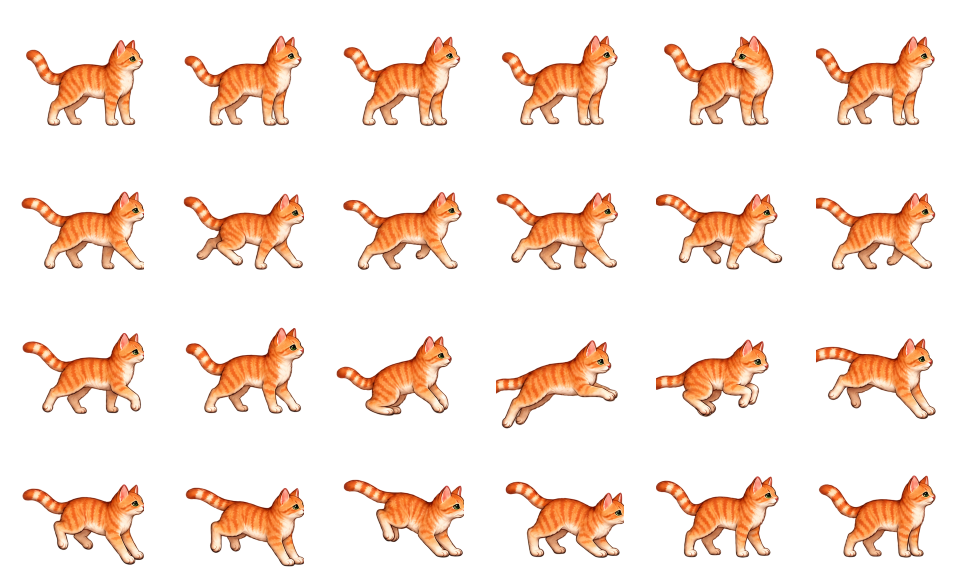
#> input picture Assets/Game/Art/Mika/mika-movement-refined.png, 1920 x 1152 px (shown at 1/2 size)
$ python interpolate-mika-sprites.py
#> lines starting #> are read from the running program, lines starting #| are printed output that depends on the picture
"""Create reviewable optical-flow inbetweens from registered Mika poses.

Authoring-only dependencies: numpy, Pillow, opencv-python-headless.
No image-processing dependency is imported by the Unity game.
"""
import sys
from pathlib import Path
import numpy as np
from PIL import Image

ROOT = Path(__file__).resolve().parents[1]
sys.path.insert(0, str(ROOT / "Logs/mika-tools"))
import cv2

ART = ROOT / "Assets/Game/Art/Mika"
source = Image.open(ART / "mika-movement-refined.png").convert("RGBA")
#> source is the input picture: PIL image 1920x1152 RGBA; mean R, G, B, A 121.6, 74.2, 47.7, 50.2
frames = [np.array(source.crop((i % 6 * 320, i // 6 * 288,
                               i % 6 * 320 + 320, i // 6 * 288 + 288))) for i in range(24)]
#> frames = 24 items
pairs = [(6+i, 6+(i+1) % 8) for i in range(8)]
pairs += [(14,15), (15,16), (16,17), (17,18), (18,19), (19,20),
          (20,21), (21,22), (22,23), (23,0)]
yy, xx = np.mgrid[:288, :320].astype(np.float32)

def premultiplied(frame):
    f = frame.astype(np.float32) / 255
    f[:,:,:3] *= f[:,:,3:4]
    return f

def inbetweens(first, second):
    a, b = premultiplied(first), premultiplied(second)
    ga = cv2.cvtColor((a[:,:,:3]*255).astype(np.uint8), cv2.COLOR_RGB2GRAY)
    gb = cv2.cvtColor((b[:,:,:3]*255).astype(np.uint8), cv2.COLOR_RGB2GRAY)
    algorithm = cv2.DISOpticalFlow_create(cv2.DISOPTICAL_FLOW_PRESET_MEDIUM)
    forward = algorithm.calc(ga, gb, None)
    backward = algorithm.calc(gb, ga, None)
    for t in (0.25, 0.5, 0.75):
        wa = cv2.remap(a, xx-t*forward[:,:,0], yy-t*forward[:,:,1], cv2.INTER_LINEAR)
        wb = cv2.remap(b, xx-(1-t)*backward[:,:,0], yy-(1-t)*backward[:,:,1], cv2.INTER_LINEAR)
        blend = wa*(1-t) + wb*t
        blend[:,:,:3] /= np.maximum(blend[:,:,3:4], 1/255)
        blend[blend[:,:,3] < 0.06] = 0
        yield (np.clip(blend, 0, 1)*255).astype(np.uint8)

for first, second in pairs:
    frames.extend(inbetweens(frames[first], frames[second]))
#> after the loop, frames = 78 items
assert len(frames) == 78
sheet = Image.new("RGBA", (2560, 2880))
#> sheet: PIL image 2560x2880 RGBA; every value is 0
for i, frame in enumerate(frames):
    sheet.paste(Image.fromarray(frame), (i % 8 * 320, i // 8 * 288))
#> this loop made 78 passes
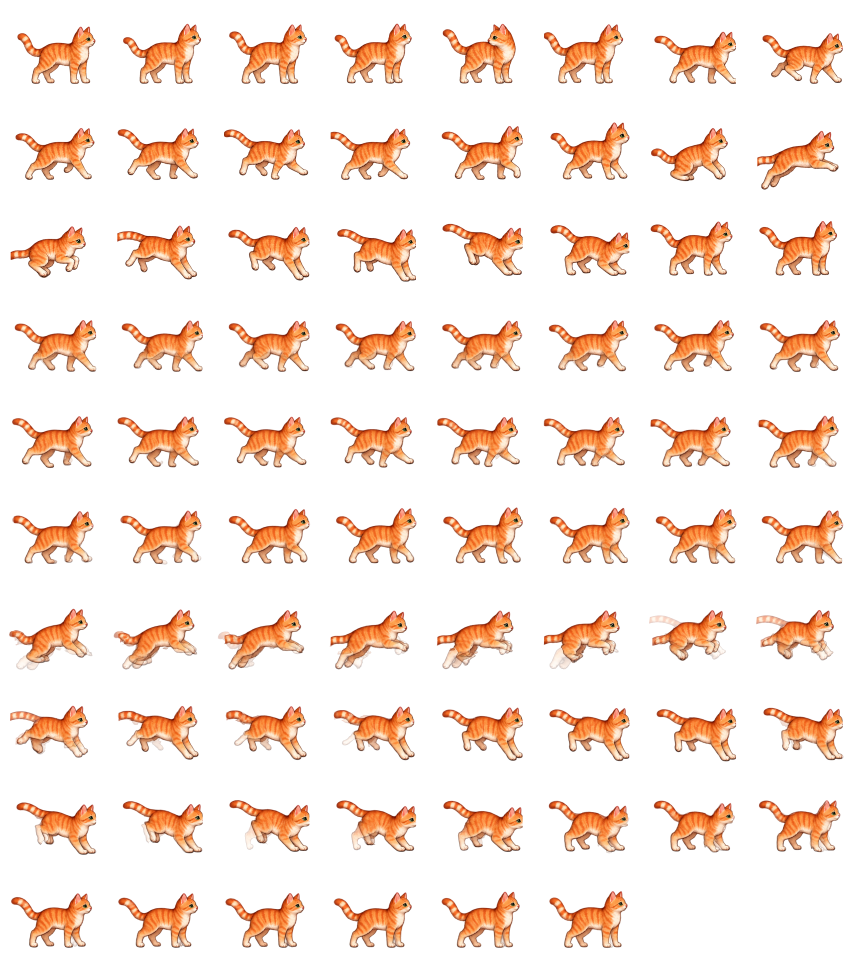
#> sheet: PIL image 2560x2880 RGBA (shown at 1/3 size); mean R, G, B, A 67.4, 41.1, 25.9, 48.3; transparent parts drawn white
sheet.save(ART / "mika-movement-smooth.png")
print("Created 78 review frames, including 32 run-cycle phases and progressive airborne/landing poses.")

$ run again, with Assets/Game/Art/Mika/mika-movement-candidate.png copied over Assets/Game/Art/Mika/mika-movement-refined.png
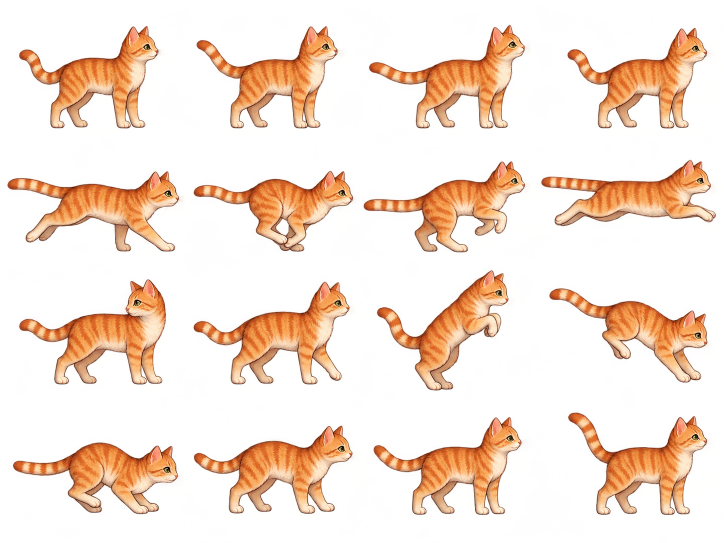
#> input picture Assets/Game/Art/Mika/mika-movement-candidate.png, 1448 x 1086 px (shown at 1/2 size)
#> source is the input picture: PIL image 1448x1086 RGBA; mean R, G, B, A 96.7, 52.5, 28.3, 62.1
#> `frames = [np.array(source.crop((i % 6 * 320, i // 6 * 288, i % 6 * 320..`: frames = 24 items
#> after the loop `for first, second in pairs:`: frames = 78 items
#> the loop `for i, frame in enumerate(frames):` made 78 passes
#> after the loop `for i, frame in enumerate(frames):`:
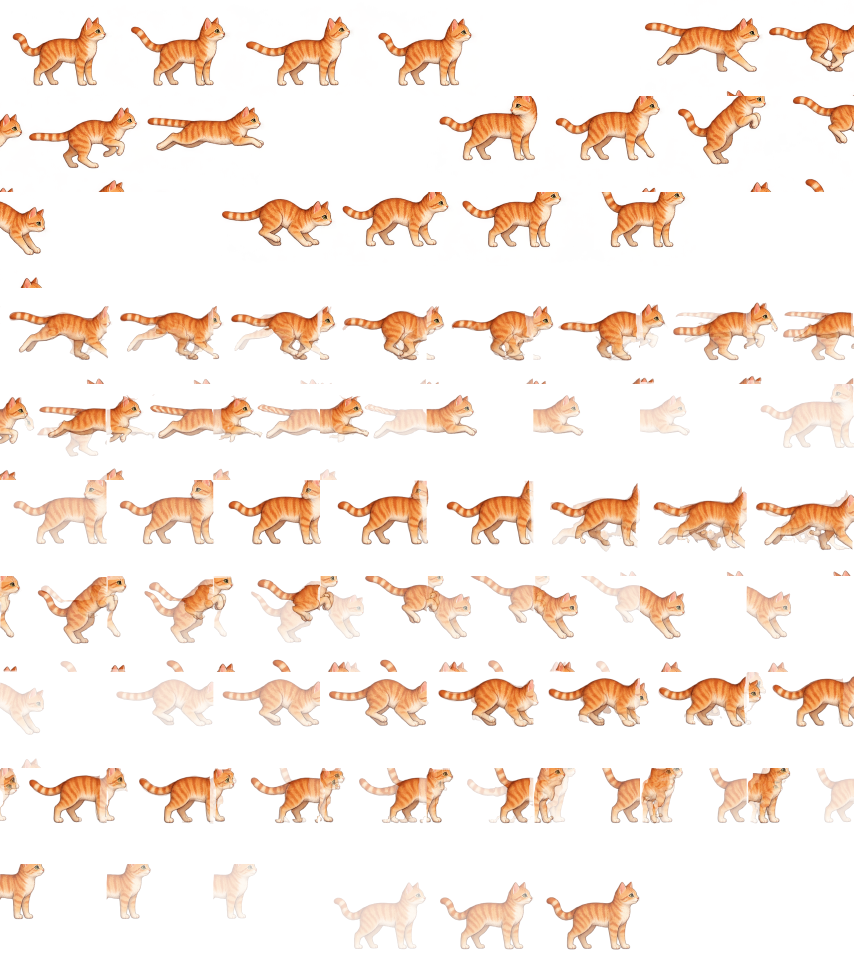
#> sheet: PIL image 2560x2880 RGBA (shown at 1/3 size); mean R, G, B, A 56.1, 34.5, 20.8, 41.2; transparent parts drawn white

$ run again, with Assets/Game/Art/Mika/mika-rig-clean-source.png copied over Assets/Game/Art/Mika/mika-movement-refined.png
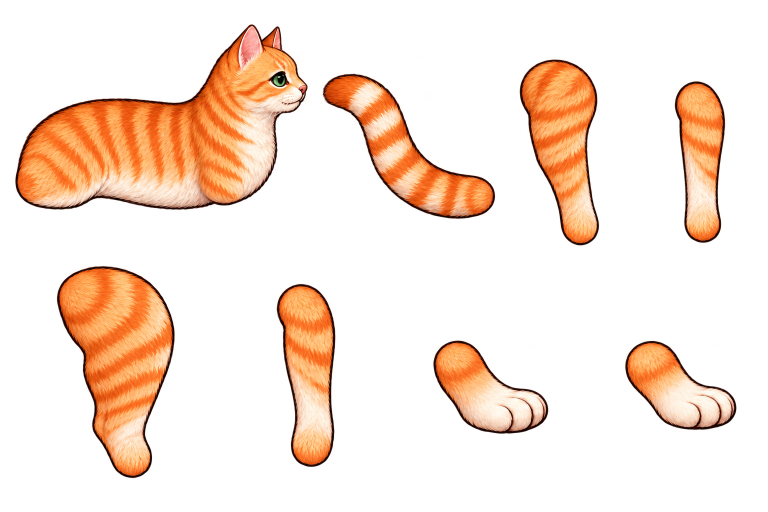
#> input picture Assets/Game/Art/Mika/mika-rig-clean-source.png, 1536 x 1024 px (shown at 1/2 size)
#> source is the input picture: PIL image 1536x1024 RGBA; mean R, G, B, A 111.6, 65.8, 38.3, 58.7
#> `frames = [np.array(source.crop((i % 6 * 320, i // 6 * 288, i % 6 * 320..`: frames = 24 items
#> after the loop `for first, second in pairs:`: frames = 78 items
#> the loop `for i, frame in enumerate(frames):` made 78 passes
#> after the loop `for i, frame in enumerate(frames):`:
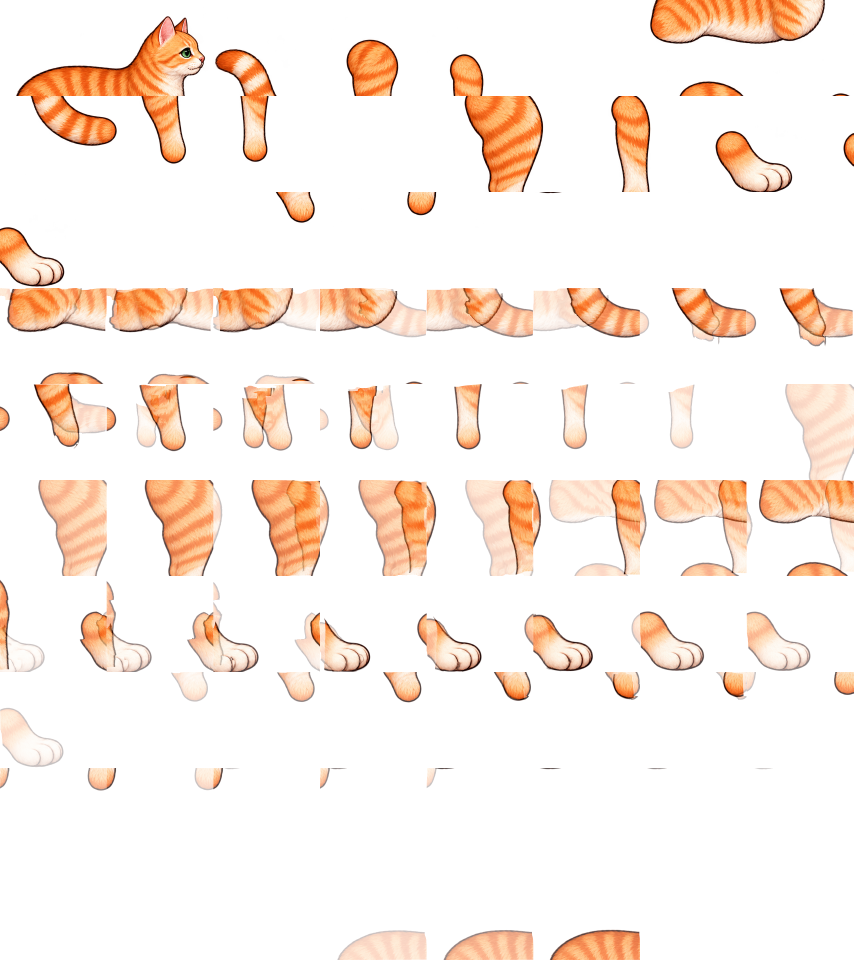
#> sheet: PIL image 2560x2880 RGBA (shown at 1/3 size); mean R, G, B, A 59.6, 37.1, 22.4, 37.3; transparent parts drawn white
